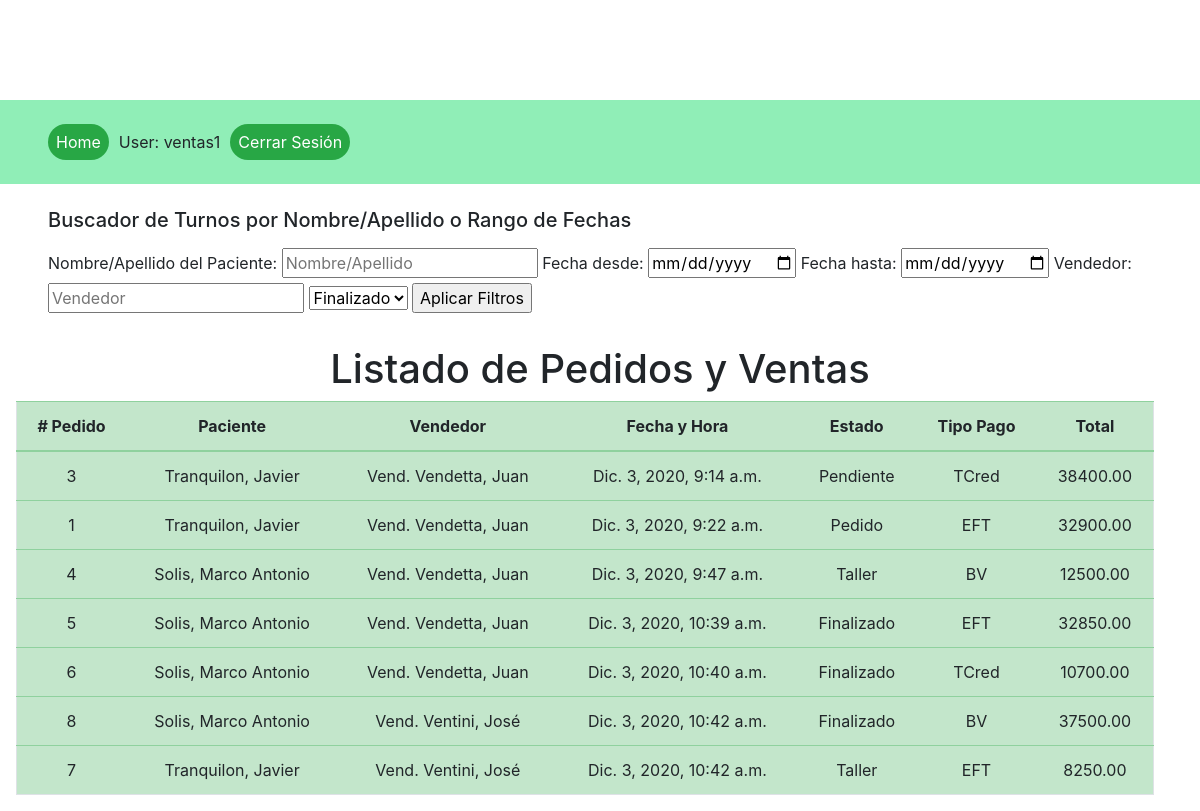
Before: /ver_pedidos_gcia (signed in) with the older database file.
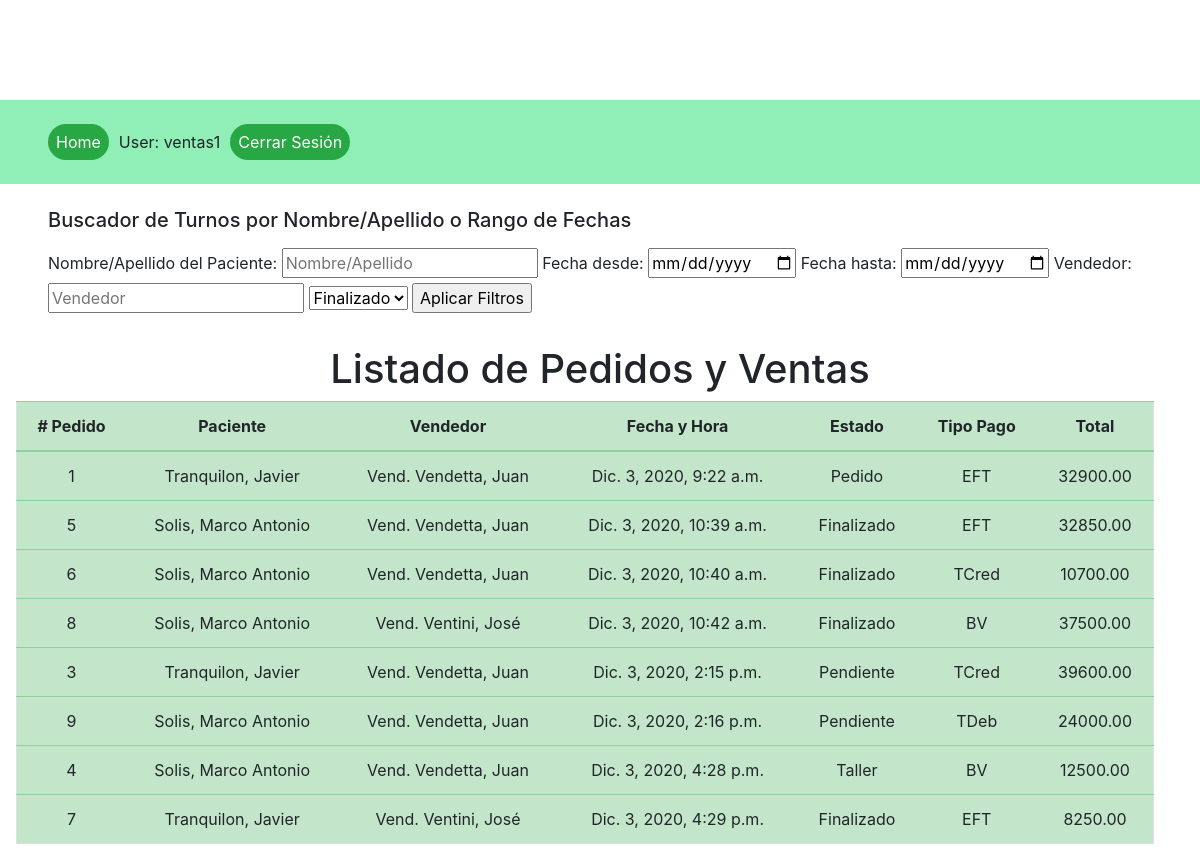
After: the same page with the newer database file.
### products/models.py (models this page shows, shortened)
class Pedido(models.Model):
    fecha = models.DateTimeField(auto_now=True)
    vendedor = models.ForeignKey(User, null=True, on_delete=models.PROTECT, related_name="pedidos")
    paciente = models.ForeignKey(Paciente, on_delete=models.CASCADE, related_name="solicitante")
    estado = models.CharField(max_length=10, default="Pend", choices=ESTADO_PEDIDO)
    tipo_pago = models.CharField(max_length=25, default="EFT", choices=FORMA_PAGO)
    total = models.DecimalField(default=0.00, decimal_places=2, max_digits=20, null=False, blank=False)

class Paciente(models.Model):
    paciente_nombre = models.CharField(max_length=64)
    paciente_apellido = models.CharField(max_length=64)

### products/views.py (the view)
# urls.py: path('ver_pedidos_gcia', PedidoGciaListView.as_view(), name="lista_pedidos_gcia"),
class PedidoGciaListView(LoginRequiredMixin, generic.ListView):
    model = Pedido
    context_object_name = 'lista_pedidos'
    template_name = 'lista_pedidos_gcia.html'
    def get_queryset(self):
        queryset = Pedido.objects.all().order_by('fecha')
        if self.request.GET.get('fecha_desde'):
            fecha_desde = self.request.GET.get('fecha_desde')
            queryset = queryset.filter(Q(fecha__gte=fecha_desde))
        if self.request.GET.get('fecha_hasta'):
            fecha_hasta = self.request.GET.get('fecha_hasta')
            queryset = queryset.filter(Q(fecha__lte=fecha_hasta))
        if self.request.GET.get('paciente'):
            paciente = self.request.GET.get('paciente')
            queryset = queryset.filter(Q(paciente__paciente_nombre__icontains=paciente) | Q(paciente__paciente_apellido__icontains=paciente))
        if self.request.GET.get('vendedor'):
            vendedor = self.request.GET.get('vendedor')
            queryset = queryset.filter(Q(vendedor__first_name__icontains=vendedor) | Q(vendedor__last_name__icontains=vendedor))
        if self.request.GET.get('estado'):
            estado = self.request.GET.get('estado')
            queryset = Pedido.objects.filter(Q(estado=estado)).order_by('fecha')
        return queryset.order_by('fecha')

### templates/lista_pedidos_gcia.html (shortened to what this page needs)
{% extends 'base.html'%}
{% block content %}
<div class="container-fluid">
    <div class="row">
        <div class="container-fluid justify-space-between">
            <div class="p-0 row">
                <form action="" method="GET" class="px-5 my-2">
                    <h5 class="mb-3">Buscador de Turnos por Nombre/Apellido o Rango de Fechas</h5>
                    <label for="fecha_desde">Nombre/Apellido del Paciente:</label>
                    <input type="text" placeholder="Nombre/Apellido" name="paciente">
                    <label for="fecha_desde">Fecha desde:</label>
                    <input type="date" placeholder="Fecha desde" name="fecha_desde">
                    <label for="fecha_desde">Fecha hasta:</label>
                    <input type="date" placeholder="Fecha hasta" name="fecha_hasta">
                    <label for="vendedor">Vendedor:</label>
                    <input type="text" placeholder="Vendedor" name="vendedor">
                    <select name="estado">
                        <option selected="selected" value="Fin">Finalizado</option>
                    </select>
                    <input type="submit" value="Aplicar Filtros">
                </form>
            </div>
        </div>
    </div>
    <h1 class="mt-4 text-center">Listado de Pedidos y Ventas</h1>
    {% if lista_pedidos %}
    <div class="row table-responsive px-3">
        <table class="table table-success border">
            <thead>
                <tr>
                    <th class="text-center" scope="col"># Pedido</th>
                    <th class="text-center" scope="col">Paciente</th>
                    <th class="text-center" scope="col">Vendedor</th>
                    <th class="text-center" scope="col">Fecha y Hora</th>
                    <th class="text-center" scope="col">Estado</th>
                    <th class="text-center" scope="col">Tipo Pago</th>
                    <th class="text-center" scope="col">Total</th>
                </tr>
            </thead>
            <tbody>
                    {% for pedido in lista_pedidos %}
                    <tr>
                        <td class="text-center">{{ pedido.id }}</td>
                        <td class="text-center">{{ pedido.paciente.paciente_apellido }}{{", "}}{{ pedido.paciente.paciente_nombre }}</td>
                        <td class="text-center">{{"Vend. "}}{{ pedido.vendedor.last_name }}{{", "}}{{ pedido.vendedor.first_name }}</td>
                        <td class="text-center">{{ pedido.fecha }}</td>
                        <td class="text-center">{{ pedido.get_estado_display }}</td>
                        <td class="text-center">{{ pedido.tipo_pago }}</td>
                        <td class="text-center">{{ pedido.total }}</td>
                    </tr>
                    {% endfor %}
            </tbody>
        </table>
    </div>
    {% else %}
    <h4 class="mx-5">No se encontraron pedidos.</h4>
    {% endif %}
</div>
{% endblock %}

Changed rows visible on the page:
changed Pedido id 3: fecha "Dic. 3, 2020, 9:14 a.m." → "Dic. 3, 2020, 2:15 p.m."; total "38400.00" → "39600.00"; moves down the list
added Pedido: id "9", paciente.paciente_apellido "Solis", value ",", paciente.paciente_nombre "Marco Antonio", value "Vend.", vendedor.last_name "Vendetta", vendedor.first_name "Juan", fecha "Dic. 3, 2020, 2:16 p.m.", estado "Pendiente", tipo_pago "TDeb", total "24000.00"
changed Pedido "Taller": fecha "Dic. 3, 2020, 9:47 a.m." → "Dic. 3, 2020, 4:28 p.m."; moves down the list
changed Pedido id 7: fecha "Dic. 3, 2020, 10:42 a.m." → "Dic. 3, 2020, 4:29 p.m."; estado "Taller" → "Finalizado"
